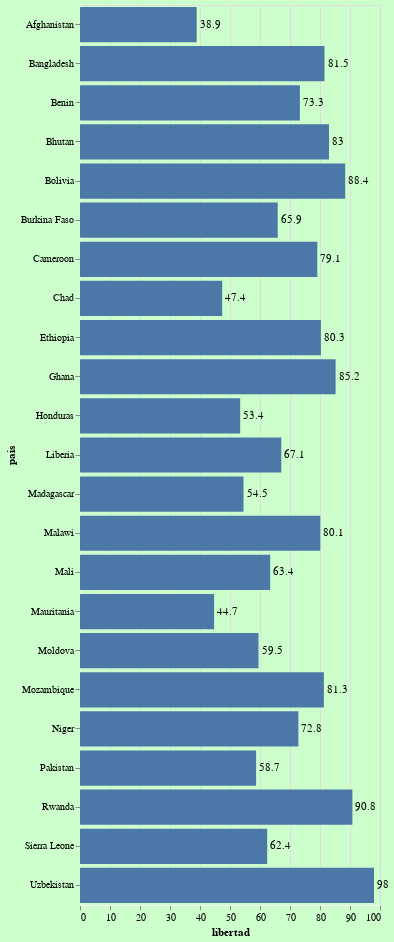

The cell this chart's notebook holds for it:
### Code cell
bars = alt.Chart(resultado_merge_4).mark_bar().encode(
    x='libertad:Q',
    y="pais:N"
)

text = bars.mark_text(
    align='left',
    baseline='middle',
    dx=3  # Nudges text to right so it doesn't appear on top of the bar
).encode(
    text='libertad:Q'
)

(bars + text).properties(height=900)

### Figure 1 — Vega-Lite specification as saved in the notebook (floating-point values rounded to 4 significant figures)
{"config": {"title": {"font": "Rubric", "fontSize": 15, "fontWeight": 300, "offset": 0, "anchor": "left"}, "axis": {"labelFont": "Rubric", "titleFont": "Rubric", "domainColor": "white"}, "header": {"labelFont": "Rubric", "titleFont": "Rubric"}, "legend": {"labelFont": "Garamond", "titleFont": "Garamond", "symbolType": "circle", "padding": 1}, "background": "#ccffcc"}, "layer": [{"mark": "bar", "encoding": {"x": {"type": "quantitative", "field": "libertad"}, "y": {"type": "nominal", "field": "pais"}}}, {"mark": {"type": "text", "align": "left", "baseline": "middle", "dx": 3}, "encoding": {"text": {"type": "quantitative", "field": "libertad"}, "x": {"type": "quantitative", "field": "libertad"}, "y": {"type": "nominal", "field": "pais"}}}], "data": {"name": "data-ee83eb97e37aa71e7cda4ee11a06efff"}, "height": 900, "$schema": "https://vega.github.io/schema/vega-lite/v4.8.1.json", "datasets": {"data-ee83eb97e37aa71e7cda4ee11a06efff": [{"pais": "Afghanistan", "educa2015": 45.43, "anemia2015": 43.7, "Niveldepolinclu": "Bajo", "ingreso2015": "Países de ingreso bajo", "soportesocial": 52.9, "libertad": 38.9, "generosidad": 8.0}, {"pais": "Bangladesh", "educa2015": 59.14, "anemia2015": 43.8, "Niveldepolinclu": "Alto", "ingreso2015": "Países de ingreso mediano bajo", "soportesocial": 60.1, "libertad": 81.5, "generosidad": -6.8}, {"pais": "Benin", "educa2015": 46.58, "anemia2015": 72.0, "Niveldepolinclu": "Alto", "ingreso2015": "Países de ingreso mediano bajo", "soportesocial": 43.4, "libertad": 73.3, "generosidad": -2.7}, {"pais": "Bhutan", "educa2015": 63.71, "anemia2015": 47.2, "Niveldepolinclu": "Alto", "ingreso2015": "Países de ingreso mediano bajo", "soportesocial": 84.8, "libertad": 83.0, "generosidad": 27.7}, {"pais": "Bolivia", "educa2015": 76.69, "anemia2015": 44.3, "Niveldepolinclu": "Alto", "ingreso2015": "Países de ingreso mediano bajo", "soportesocial": 82.9, "libertad": 88.4, "generosidad": -3.0}, {"pais": "Burkina Faso", "educa2015": 26.53, "anemia2015": 82.9, "Niveldepolinclu": "Alto", "ingreso2015": "Países de ingreso bajo", "soportesocial": 70.5, "libertad": 65.9, "generosidad": 0.4}, {"pais": "Cameroon", "educa2015": 45.02, "anemia2015": 62.1, "Niveldepolinclu": "Alto", "ingreso2015": "Países de ingreso mediano bajo", "soportesocial": 64.6, "libertad": 79.1, "generosidad": 4.9}, {"pais": "Chad", "educa2015": 18.44, "anemia2015": 71.9, "Niveldepolinclu": "Bajo", "ingreso2015": "Países de ingreso bajo", "soportesocial": 75.1, "libertad": 47.4, "generosidad": -2.9}, {"pais": "Ethiopia", "educa2015": 30.81, "anemia2015": 50.5, "Niveldepolinclu": "Alto", "ingreso2015": "Países de ingreso bajo", "soportesocial": 62.6, "libertad": 80.3, "generosidad": 11.3}, {"pais": "Ghana", "educa2015": 55.58, "anemia2015": 65.4, "Niveldepolinclu": "Alto", "ingreso2015": "Países de ingreso mediano bajo", "soportesocial": 68.7, "libertad": 85.2, "generosidad": -3.8}, {"pais": "Honduras", "educa2015": 40.81, "anemia2015": 29.2, "Niveldepolinclu": "Alto", "ingreso2015": "Países de ingreso mediano bajo", "soportesocial": 77.2, "libertad": 53.4, "generosidad": -9.7}, {"pais": "Liberia", "educa2015": 15.69, "anemia2015": 72.5, "Niveldepolinclu": "Alto", "ingreso2015": "Países de ingreso bajo", "soportesocial": 63.8, "libertad": 67.1, "generosidad": -6.1}, {"pais": "Madagascar", "educa2015": 30.29, "anemia2015": 49.9, "Niveldepolinclu": "Alto", "ingreso2015": "Países de ingreso bajo", "soportesocial": 64.7, "libertad": 54.5, "generosidad": -4.1}, {"pais": "Malawi", "educa2015": 34.25, "anemia2015": 57.6, "Niveldepolinclu": "Alto", "ingreso2015": "Países de ingreso bajo", "soportesocial": 49.4, "libertad": 80.1, "generosidad": 5.8}, {"pais": "Mali", "educa2015": 31.37, "anemia2015": 81.4, "Niveldepolinclu": "Alto", "ingreso2015": "Países de ingreso bajo", "soportesocial": 83.0, "libertad": 63.4, "generosidad": -6.8}, {"pais": "Mauritania", "educa2015": 24.98, "anemia2015": 68.2, "Niveldepolinclu": "Alto", "ingreso2015": "Países de ingreso mediano bajo", "soportesocial": 87.5, "libertad": 44.7, "generosidad": 5.5}, {"pais": "Moldova", "educa2015": 76.4, "anemia2015": 26.3, "Niveldepolinclu": "Alto", "ingreso2015": "Países de ingreso mediano bajo", "soportesocial": 84.0, "libertad": 59.5, "generosidad": -9.0}, {"pais": "Mozambique", "educa2015": 19.28, "anemia2015": 65.5, "Niveldepolinclu": "Alto", "ingreso2015": "Países de ingreso bajo", "soportesocial": 66.6, "libertad": 81.3, "generosidad": 8.9}, {"pais": "Niger", "educa2015": 16.63, "anemia2015": 75.1, "Niveldepolinclu": "Alto", "ingreso2015": "Países de ingreso bajo", "soportesocial": 71.3, "libertad": 72.8, "generosidad": -3.2}, {"pais": "Pakistan", "educa2015": 34.6, "anemia2015": 56.1, "Niveldepolinclu": "Alto", "ingreso2015": "Países de ingreso mediano bajo", "soportesocial": 56.2, "libertad": 58.7, "generosidad": 8.5}, {"pais": "Rwanda", "educa2015": 28.1, "anemia2015": 37.4, "Niveldepolinclu": "Alto", "ingreso2015": "Países de ingreso bajo", "soportesocial": 67.8, "libertad": 90.8, "generosidad": 2.5}, {"pais": "Sierra Leone", "educa2015": 32.51, "anemia2015": 76.8, "Niveldepolinclu": "Alto", "ingreso2015": "Países de ingreso bajo", "soportesocial": 61.1, "libertad": 62.4, "generosidad": 5.0}, {"pais": "Uzbekistan", "educa2015": 88.74, "anemia2015": 24.8, "Niveldepolinclu": "Alto", "ingreso2015": "Países de ingreso mediano bajo", "soportesocial": 96.8, "libertad": 98.0, "generosidad": 37.5}]}}
